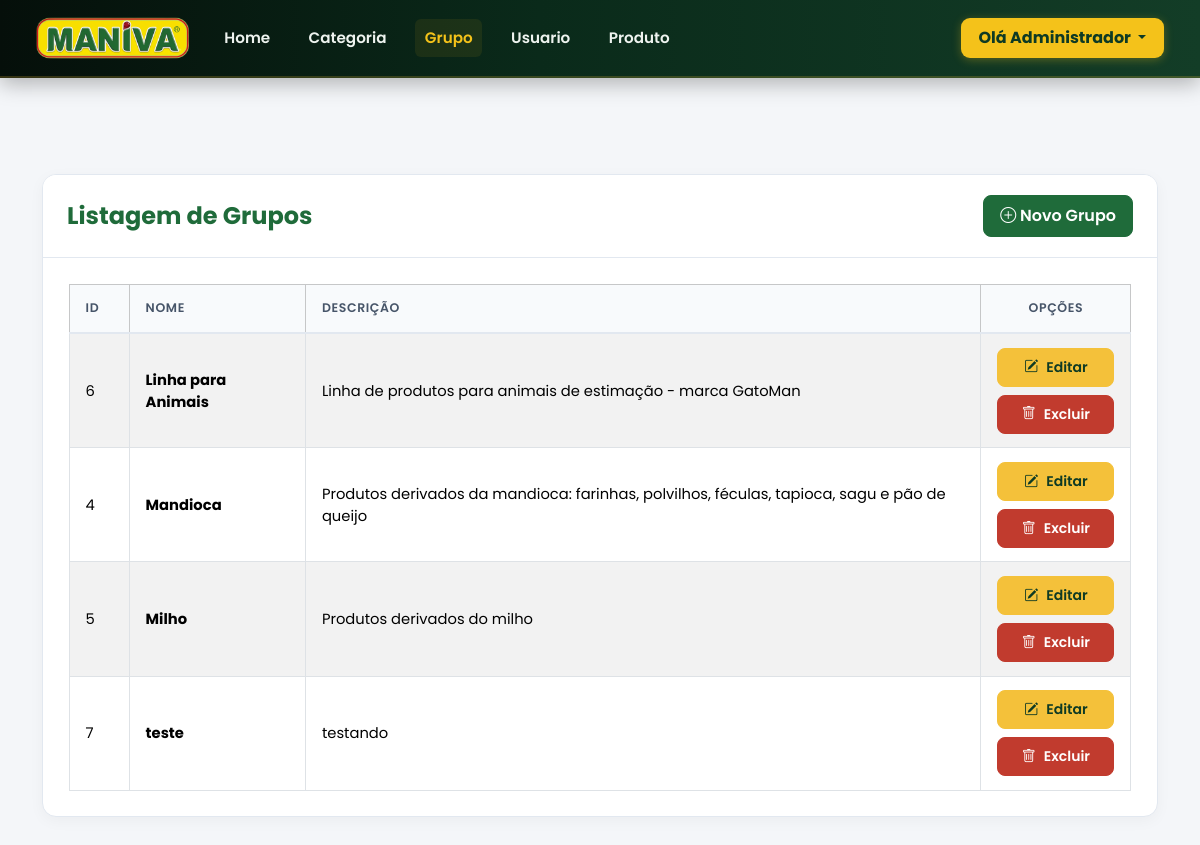
Screenshot of /admin/listar/grupo (signed in) with the database file from the repository.
### tables this page shows
CREATE TABLE `grupo` (
  `id` int(11) NOT NULL,
  `nome` varchar(100) NOT NULL,
  `descricao` text DEFAULT NULL
);

### admin/listar/grupo.php (the view, shortened to what this page needs)
<div class="container pt-5 pb-5">
    <div class="card">
        <div class="card-header">
            <div class="float-start">
                <h2>Listagem de Grupos</h2>
            </div>
            <div class="float-end">
                <a href="cadastrar/grupo" class="btn btn-success">
                    <i class="bi bi-plus-circle"></i> Novo Grupo
                </a>
            </div>
        </div>
        <div class="card-body">
            <table class="table table-bordered table-striped table-hover align-middle">
                <thead class="table-light">
                    <tr>
                        <th width="60px">ID</th>
                        <th>Nome</th>
                        <th>Descrição</th>
                        <th width="150px" class="text-center">Opções</th>
                    </tr>
                </thead>
                <tbody>
                    <?php
                    $sqlListar = "SELECT id, nome, descricao FROM grupo ORDER BY nome";
                    $consultaListar = $pdo->prepare($sqlListar);
                    $consultaListar->execute();
                    $dadosListar = $consultaListar->fetchAll(PDO::FETCH_OBJ);
                    foreach ($dadosListar as $dados) {
                    ?>
                        <tr>
                            <td><?= $dados->id ?></td>
                            <td><strong><?= htmlspecialchars($dados->nome) ?></strong></td>
                            <td><?= strip_tags($dados->descricao) ?></td>
                            <td class="text-center">
                                <a href="cadastrar/grupo/<?= $dados->id ?>" class="btn btn-warning btn-sm d-flex justify-content-center align-items-center gap-2 mb-2" title="Editar">
                                    <i class="bi bi-pencil-square"></i> Editar
                                </a>
                                <a href="javascript:excluir(<?= $dados->id ?>)" class="btn btn-danger btn-sm d-flex justify-content-center align-items-center gap-2" title="Excluir">
                                    <i class="bi bi-trash"></i> Excluir
                                </a>
                            </td>
                        </tr>
                    <?php
                    }
                    ?>
                </tbody>
            </table>
        </div>
    </div>
</div>

### admin/css/style.css (style rules this page uses)
:root { --cream: #FBF7EE; --green-deep: #1F6B3A; --green-mid: #2C8149; --green-light: #72C957; --yellow: #F4C13A; --berry: #C13B2E; --charcoal: #2B2118; --line: #E7DFCE; --fundo-admin: #f4f6f9; --borda-suave: #e2e8f0; }
* { box-sizing: border-box; }
html, body { margin: 0; min-height: 100vh; font-family: 'Poppins', sans-serif; background-color: var(--fundo-admin); color: #1e293b; scrollbar-width: thin; overflow-y: auto; overflow-x: hidden; }
.card { border: 1px solid var(--borda-suave); border-radius: 14px; background: #ffffff; box-shadow: 0 4px 15px rgba(0, 0, 0, 0.04); overflow: hidden; margin-bottom: 2rem; }
.card-header { background: #ffffff; border-bottom: 1px solid var(--borda-suave); padding: 1.25rem 1.5rem; display: flex; align-items: center; justify-content: space-between; }
.card-header h2 { font-size: 1.5rem; font-weight: 700; color: var(--green-deep); margin: 0; }
.card-body { padding: 1.6rem; }
.table { margin-bottom: 0; font-size: 0.92rem; }
.table thead th { background-color: #f8fafc; color: #475569; font-weight: 600; text-transform: uppercase; font-size: 0.78rem; letter-spacing: 0.05em; padding: 0.9rem 1rem; border-bottom: 2px solid var(--borda-suave); }
.table tbody td { padding: 0.85rem 1rem; vertical-align: middle; }
.btn { font-weight: 600; border-radius: 8px; padding: 0.5rem 1rem; transition: all 0.2s ease; }
.btn-success { background: var(--green-deep) !important; border-color: var(--green-deep) !important; }
.btn-warning { background: var(--yellow) !important; border-color: var(--yellow) !important; color: #0e3a24 !important; }
.btn-danger { background: var(--berry) !important; border-color: var(--berry) !important; }

### rows the page displays
grupo: id "6", nome "Linha para Animais", descricao "Linha de produtos para animais de estimação - marca GatoMan"
grupo: id "4", nome "Mandioca", descricao "Produtos derivados da mandioca: farinhas, polvilhos, féculas, tapioca, sagu e pão de queijo"
grupo: id "5", nome "Milho", descricao "Produtos derivados do milho"
grupo: id "7", nome "teste", descricao "testando"

### other values shown
$_SESSION["maniva"]["nome"] "Administrador"
